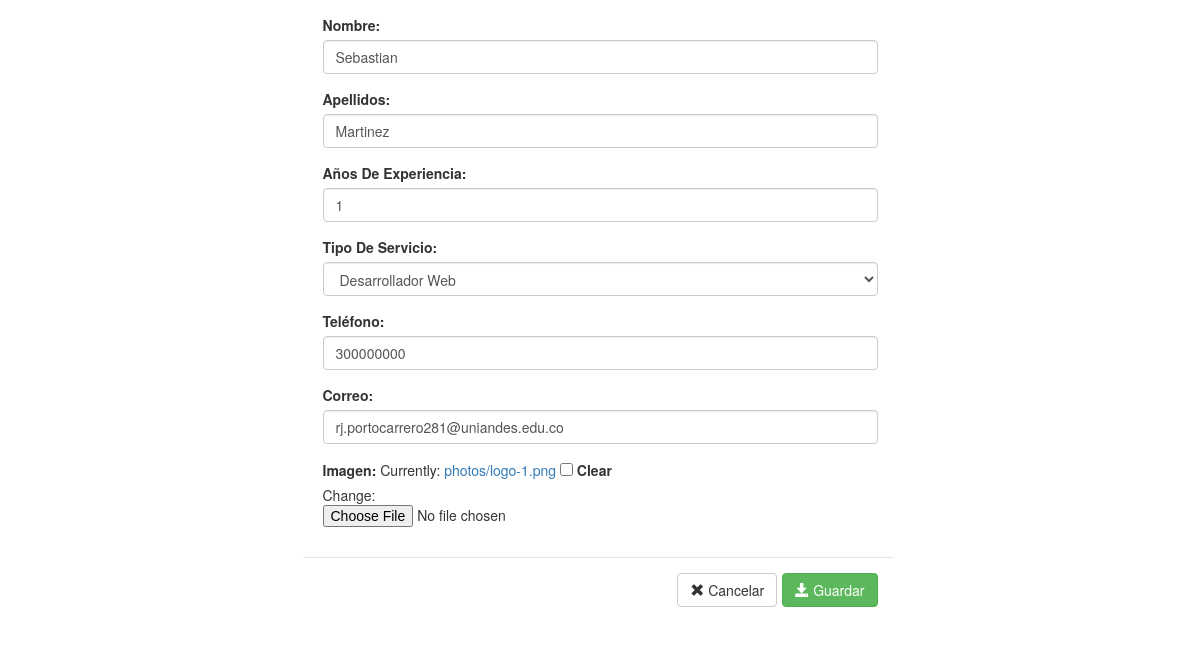
/editar/5, run on the app's committed database.
### independent/models.py (models this page shows)
class Trabajador(models.Model):
    nombre = models.CharField(max_length=1000)
    apellidos = models.CharField(max_length=1000)
    aniosExperiencia = models.IntegerField()
    tiposDeServicio = models.ForeignKey(TiposDeServicio, on_delete=models.CASCADE, null=True)
    telefono = models.CharField(max_length=1000)
    correo = models.CharField(max_length=1000)
    imagen = models.ImageField(upload_to='photos', null=True, blank=True)
    usuarioId = models.OneToOneField(User, on_delete=models.CASCADE, null=True)

### independent/views.py (the view)
# urls.py: url(r'^editar/(?P<idTrabajador>\d+)$', views.editar_perfil, name='editar'),
def editar_perfil(request,idTrabajador):
    trabajador=Trabajador.objects.get(usuarioId=idTrabajador)
    if request.method == 'POST':
        form_trabajador = TrabajadorForm(request.POST, request.FILES, instance=trabajador)
        if form_trabajador.is_valid():
            form_trabajador.save()
            return HttpResponseRedirect('/')
    else:
        form_trabajador = TrabajadorForm(instance=trabajador)
    context = {'form_trabajador': form_trabajador}
    return render(request, 'independent/editar.html', context)

### independent/models.py (called while the page is built)
    def __str__(self):
        return self.nombre

### templates/independent/editar.html (shortened to what this page needs)
<!DOCTYPE html>
<html lang="en">
<head>
    <link rel="stylesheet" href="https://maxcdn.bootstrapcdn.com/bootstrap/3.3.6/css/bootstrap.min.css"
>
</head>
<body>
  <div class="row">
    <div class="col-md-6 col-md-offset-3">
      <form role="form" method="post" enctype="multipart/form-data" id="edit-form" novalidate="novalidate">
        <div class="modal-body">
          {% for field in form_trabajador %}
          <div class="form-group">
            {{ field.label_tag }}
            {{ field }}
          </div>
          {% endfor %}
        </div>
        <div class="modal-footer btn-toolbar">
          <button type="submit"id="id_grabar" class="btn btn-default btn-success pull-right">
            <span class="glyphicon glyphicon-save"></span> Guardar
          </button>
          <button type="submit" class="btn btn-default btn-default pull-right" data-dismiss="modal"
          style="margin-left: 5px">
          <span class="glyphicon glyphicon-remove"></span> Cancelar
        </button>
      </div>
    </form>
  </div>
</div>
</body>

### data on the page
Trabajador: form_trabajador "Sebastian" "Martinez" "1" "Desarrollador Web" "300000000" "rj.portocarrero281@uniandes.edu.co"

### other printed values
{{ field.label_tag }} "Nombre:" "Apellidos:" "Años De Experiencia:" "Tipo De Servicio:" "Teléfono:" "Correo:" "Imagen:"
